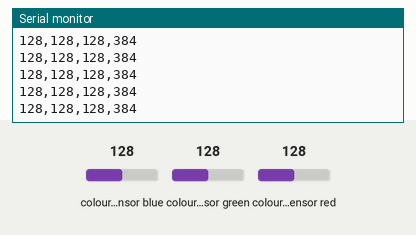
A sketch run on a simulated Arduino Nano 33 BLE. Shown: the last lines printed to the serial monitor. The inputs (shaded band) are chosen by the test bench; at power-on: colour sensor blue 128, colour sensor green 128, colour sensor red 128.

Above: at 2.7 s.
2.8 s: colour sensor blue set to 5
At 3.06 s:
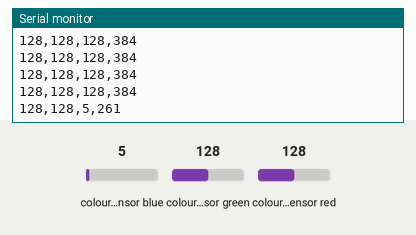
4.3 s: colour sensor green set to 5
At 4.46 s:
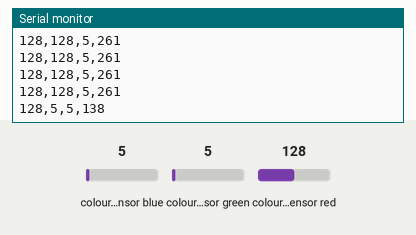
5.8 s: colour sensor red set to 5
At 5.87 s:
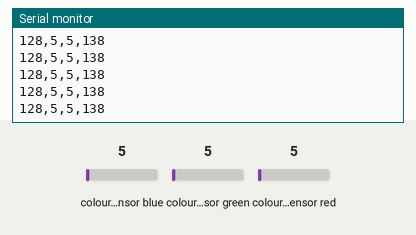
Timing chart, 0 to 8.8 s (numbered marks = the images above; inputs shaded):
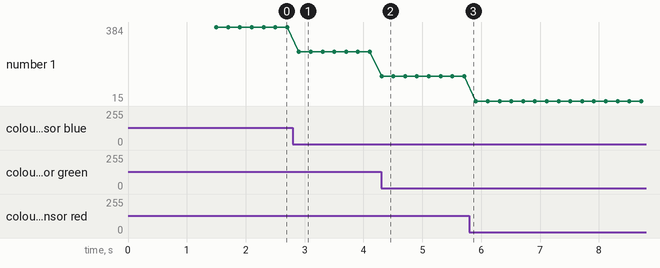

The sketch:

lab2task9c.ino
```cpp
#include <Arduino_APDS9960.h>

void setup() {
  Serial.begin(115200);
  delay(1500);

  if (!APDS.begin()) {
    Serial.println("Failed to initialize APDS9960 sensor.");
    while (1);
  }

  Serial.println("Ambient light and color test started");
  Serial.println("r,g,b,clear");
}

void loop() {
  int r, g, b, c;

  if (APDS.colorAvailable()) {
    APDS.readColor(r, g, b, c);
    Serial.print(r);
    Serial.print(",");
    Serial.print(g);
    Serial.print(",");
    Serial.print(b);
    Serial.print(",");
    Serial.println(c);
  }

  delay(200);
}
```

Measured:
- after the input at 2.8 s, the serial monitor: prints a new line after 0.10 s (image 1)
- after the input at 4.3 s, the serial monitor: prints a new line at once (image 2)
- plotted number 1: 384 → 261 after the input at 2.8 s, 261 → 138 after the input at 4.3 s, 138 → 15 after the input at 5.8 s
